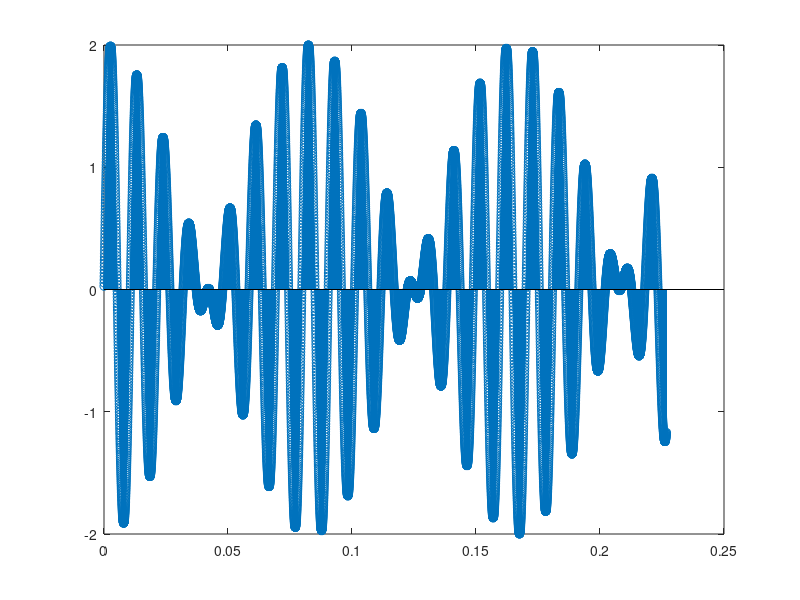

MATLAB code to generate this figure:
close all

Fs = 44100;         %Sampling frequency
Ts = 1/Fs;          %Sampling period
t = 2;              %Time to sound
m = 10000;%floor(t/Ts);    %m*Ts=t, get amount of necessary m
n = 0:m;            %Positions
y = zeros(1, m);    %Results

%First wave
F_0 = 100;          %Wave frequency
f_0 = F_0/Fs;           %Normalized frequency
w_0 = 2*pi*f_0;        %Normalized radial frequency
a1_0 = 2*cos(w_0);     %Equation first scale
a2_0 = -1;
A_0=1;                %Amplitude
y1_0=0;              %Starting y(-1)
y2_0=A_0*sin(w_0) / a2_0;     %Starting y(-2) To not apply impulse

%Second wave
F_1 = 88;          %Wave frequency
f_1 = F_1/Fs;           %Normalized frequency
w_1 = 2*pi*f_1;        %Normalized radial frequency
a1_1 = 2*cos(w_1);     %Equation first scale
a2_1 = -1;
A_1=1;                %Amplitude
y1_1=0;              %Starting y(-1)
y2_1=A_1*sin(w_1) / a2_1;     %Starting y(-2) To not apply impulse


for i = n
    y0 = a1_0*y1_0+a2_0*y2_0;
    y1 = a1_1*y1_1+a2_1*y2_1;
    
    y(i+1) = y0+y1;
    y2_0=y1_0;
    y1_0=y0;
    
    y2_1=y1_1;
    y1_1=y1;
end
figure
stem(n*Ts, y)

%sound(y, Fs);